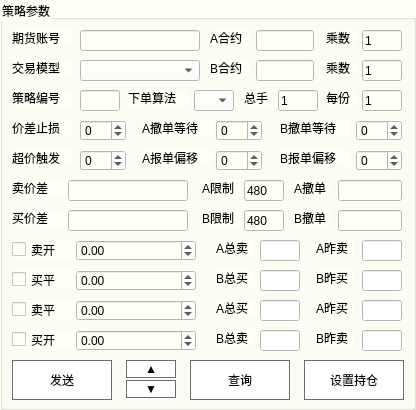
      <widget class="QGroupBox" name="groupBox_trade_args">
       <property name="sizePolicy">
        <sizepolicy hsizetype="Maximum" vsizetype="Minimum">
         <horstretch>6</horstretch>
         <verstretch>0</verstretch>
        </sizepolicy>
       </property>
       <property name="minimumSize">
        <size>
         <width>416</width>
         <height>410</height>
        </size>
       </property>
       <property name="styleSheet">
        <string notr="true">background-color: rgb(255, 255, 245);
</string>
       </property>
       <property name="title">
        <string>策略参数</string>
       </property>
       <property name="flat">
        <bool>false</bool>
       </property>
       <property name="checkable">
        <bool>false</bool>
       </property>
       <widget class="QLabel" name="label_kongtoujiacha">
        <property name="geometry">
         <rect>
          <x>12</x>
          <y>180</y>
          <width>60</width>
          <height>16</height>
         </rect>
        </property>
        <property name="text">
         <string>卖价差</string>
        </property>
       </widget>
       <widget class="QLabel" name="label_qihuozhanghao">
        <property name="geometry">
         <rect>
          <x>12</x>
          <y>30</y>
          <width>60</width>
          <height>16</height>
         </rect>
        </property>
        <property name="text">
         <string>期货账号</string>
        </property>
       </widget>
       <widget class="QLabel" name="label_jiaoyimoxing">
        <property name="geometry">
         <rect>
          <x>12</x>
          <y>60</y>
          <width>60</width>
          <height>16</height>
         </rect>
        </property>
        <property name="text">
         <string>交易模型</string>
        </property>
       </widget>
       <widget class="QLabel" name="label_chaojiachufa">
        <property name="geometry">
         <rect>
          <x>12</x>
          <y>150</y>
          <width>60</width>
          <height>16</height>
         </rect>
        </property>
        <property name="text">
         <string>超价触发</string>
        </property>
       </widget>
       <widget class="QLabel" name="label_duotoujiacha">
        <property name="geometry">
         <rect>
          <x>12</x>
          <y>210</y>
          <width>60</width>
          <height>16</height>
         </rect>
        </property>
        <property name="text">
         <string>买价差</string>
        </property>
       </widget>
       <widget class="QCheckBox" name="checkBox_kongtoukai">
        <property name="geometry">
         <rect>
          <x>12</x>
          <y>240</y>
          <width>72</width>
          <height>19</height>
         </rect>
        </property>
        <property name="text">
         <string>卖开</string>
        </property>
       </widget>
       <widget class="QCheckBox" name="checkBox_duotouping">
        <property name="geometry">
         <rect>
          <x>12</x>
          <y>300</y>
          <width>72</width>
          <height>19</height>
         </rect>
        </property>
        <property name="text">
         <string>卖平</string>
        </property>
       </widget>
       <widget class="QCheckBox" name="checkBox_duotoukai">
        <property name="geometry">
         <rect>
          <x>12</x>
          <y>330</y>
          <width>72</width>
          <height>19</height>
         </rect>
        </property>
        <property name="text">
         <string>买开</string>
        </property>
       </widget>
       <widget class="QLabel" name="label_zongshou">
        <property name="geometry">
         <rect>
          <x>244</x>
          <y>90</y>
          <width>30</width>
          <height>16</height>
         </rect>
        </property>
        <property name="text">
         <string>总手</string>
        </property>
       </widget>
       <widget class="QComboBox" name="comboBox_jiaoyimoxing">
        <property name="geometry">
         <rect>
          <x>80</x>
          <y>60</y>
          <width>120</width>
          <height>21</height>
         </rect>
        </property>
       </widget>
       <widget class="QCheckBox" name="checkBox_kongtouping">
        <property name="geometry">
         <rect>
          <x>12</x>
          <y>270</y>
          <width>72</width>
          <height>19</height>
         </rect>
        </property>
        <property name="text">
         <string>买平</string>
        </property>
       </widget>
       <widget class="QLabel" name="label_celuebianhao">
        <property name="geometry">
         <rect>
          <x>12</x>
          <y>90</y>
          <width>60</width>
          <height>16</height>
         </rect>
        </property>
        <property name="text">
         <string>策略编号</string>
        </property>
       </widget>
       <widget class="QLabel" name="label_xiadansuanfa">
        <property name="geometry">
         <rect>
          <x>128</x>
          <y>90</y>
          <width>60</width>
          <height>16</height>
         </rect>
        </property>
        <property name="text">
         <string>下单算法</string>
        </property>
       </widget>
       <widget class="QLabel" name="label_meifen">
        <property name="geometry">
         <rect>
          <x>326</x>
          <y>90</y>
          <width>30</width>
          <height>16</height>
         </rect>
        </property>
        <property name="layoutDirection">
         <enum>Qt::LeftToRight</enum>
        </property>
        <property name="text">
         <string>每份</string>
        </property>
       </widget>
       <widget class="QSpinBox" name="spinBox_rangjia">
        <property name="geometry">
         <rect>
          <x>80</x>
          <y>150</y>
          <width>46</width>
          <height>21</height>
         </rect>
        </property>
        <property name="minimum">
         <number>-999999999</number>
        </property>
        <property name="maximum">
         <number>999999999</number>
        </property>
       </widget>
       <widget class="QLineEdit" name="lineEdit_kongtoujiacha">
        <property name="geometry">
         <rect>
          <x>68</x>
          <y>180</y>
          <width>120</width>
          <height>21</height>
         </rect>
        </property>
        <property name="styleSheet">
         <string notr="true"/>
        </property>
        <property name="text">
         <string/>
        </property>
       </widget>
       <widget class="QLineEdit" name="lineEdit_duotoujiacha">
        <property name="geometry">
         <rect>
          <x>68</x>
          <y>210</y>
          <width>120</width>
          <height>21</height>
         </rect>
        </property>
        <property name="text">
         <string/>
        </property>
       </widget>
       <widget class="QDoubleSpinBox" name="doubleSpinBox_kongtoukai">
        <property name="geometry">
         <rect>
          <x>76</x>
          <y>240</y>
          <width>120</width>
          <height>21</height>
         </rect>
        </property>
        <property name="sizePolicy">
         <sizepolicy hsizetype="Minimum" vsizetype="Fixed">
          <horstretch>0</horstretch>
          <verstretch>0</verstretch>
         </sizepolicy>
        </property>
        <property name="baseSize">
         <size>
          <width>0</width>
          <height>0</height>
         </size>
        </property>
        <property name="minimum">
         <double>-99999999.000000000000000</double>
        </property>
        <property name="maximum">
         <double>99999999.000000000000000</double>
        </property>
        <property name="value">
         <double>0.000000000000000</double>
        </property>
       </widget>
       <widget class="QDoubleSpinBox" name="doubleSpinBox_kongtouping">
        <property name="geometry">
         <rect>
          <x>76</x>
          <y>270</y>
          <width>120</width>
          <height>21</height>
         </rect>
        </property>
        <property name="minimum">
         <double>-99999999.000000000000000</double>
        </property>
        <property name="maximum">
         <double>99999999.000000000000000</double>
        </property>
        <property name="value">
         <double>0.000000000000000</double>
        </property>
       </widget>
       <widget class="QDoubleSpinBox" name="doubleSpinBox_duotouping">
        <property name="geometry">
         <rect>
          <x>76</x>
          <y>300</y>
          <width>120</width>
          <height>21</height>
         </rect>
        </property>
        <property name="minimum">
         <double>-99999999.000000000000000</double>
        </property>
        <property name="maximum">
         <double>99999999.000000000000000</double>
        </property>
        <property name="value">
         <double>0.000000000000000</double>
        </property>
       </widget>
       <widget class="QDoubleSpinBox" name="doubleSpinBox_duotoukai">
        <property name="geometry">
         <rect>
          <x>76</x>
          <y>330</y>
          <width>120</width>
          <height>21</height>
         </rect>
        </property>
        <property name="minimum">
         <double>-99999999.000000000000000</double>
        </property>
        <property name="maximum">
         <double>99999999.000000000000000</double>
        </property>
        <property name="value">
         <double>0.000000000000000</double>
        </property>
       </widget>
       <widget class="QLabel" name="label_Adengdai">
        <property name="geometry">
         <rect>
          <x>142</x>
          <y>120</y>
          <width>70</width>
          <height>16</height>
         </rect>
        </property>
        <property name="text">
         <string>A撤单等待</string>
        </property>
       </widget>
       <widget class="QSpinBox" name="spinBox_Adengdai">
        <property name="geometry">
         <rect>
          <x>216</x>
          <y>120</y>
          <width>46</width>
          <height>21</height>
         </rect>
        </property>
        <property name="minimum">
         <number>-999999999</number>
        </property>
        <property name="maximum">
         <number>999999999</number>
        </property>
       </widget>
       <widget class="QLabel" name="label_Bdengdai">
        <property name="geometry">
         <rect>
          <x>280</x>
          <y>120</y>
          <width>70</width>
          <height>16</height>
         </rect>
        </property>
        <property name="text">
         <string>B撤单等待</string>
        </property>
       </widget>
       <widget class="QSpinBox" name="spinBox_Bdengdai">
        <property name="geometry">
         <rect>
          <x>356</x>
          <y>120</y>
          <width>46</width>
          <height>21</height>
         </rect>
        </property>
        <property name="minimum">
         <number>-999999999</number>
        </property>
        <property name="maximum">
         <number>999999999</number>
        </property>
       </widget>
       <widget class="QLabel" name="label_Azongsell">
        <property name="geometry">
         <rect>
          <x>216</x>
          <y>240</y>
          <width>38</width>
          <height>16</height>
         </rect>
        </property>
        <property name="text">
         <string>A总卖</string>
        </property>
       </widget>
       <widget class="QLineEdit" name="lineEdit_Azongsell">
        <property name="enabled">
         <bool>true</bool>
        </property>
        <property name="geometry">
         <rect>
          <x>260</x>
          <y>240</y>
          <width>40</width>
          <height>21</height>
         </rect>
        </property>
        <property name="font">
         <font>
          <weight>50</weight>
          <bold>false</bold>
         </font>
        </property>
        <property name="styleSheet">
         <string notr="true">color: rgb(0, 0, 0);
background-color: rgb(255, 255, 255);</string>
        </property>
        <property name="text">
         <string/>
        </property>
        <property name="readOnly">
         <bool>true</bool>
        </property>
       </widget>
       <widget class="QLabel" name="label_Bzongbuy">
        <property name="geometry">
         <rect>
          <x>216</x>
          <y>270</y>
          <width>38</width>
          <height>16</height>
         </rect>
        </property>
        <property name="text">
         <string>B总买</string>
        </property>
       </widget>
       <widget class="QLineEdit" name="lineEdit_Bzongbuy">
        <property name="enabled">
         <bool>true</bool>
        </property>
        <property name="geometry">
         <rect>
          <x>260</x>
          <y>270</y>
          <width>40</width>
          <height>21</height>
         </rect>
        </property>
        <property name="styleSheet">
         <string notr="true">color: rgb(0, 0, 0);
background-color: rgb(255, 255, 255);</string>
        </property>
        <property name="text">
         <string/>
        </property>
        <property name="readOnly">
         <bool>true</bool>
        </property>
       </widget>
       <widget class="QLabel" name="label_Azongbuy">
        <property name="geometry">
         <rect>
          <x>216</x>
          <y>300</y>
          <width>38</width>
          <height>16</height>
         </rect>
        </property>
        <property name="text">
         <string>A总买</string>
        </property>
       </widget>
       <widget class="QLineEdit" name="lineEdit_Azongbuy">
        <property name="enabled">
         <bool>true</bool>
        </property>
        <property name="geometry">
         <rect>
          <x>260</x>
          <y>300</y>
          <width>40</width>
          <height>21</height>
         </rect>
        </property>
        <property name="styleSheet">
         <string notr="true">color: rgb(0, 0, 0);
background-color: rgb(255, 255, 255);</string>
        </property>
        <property name="text">
         <string/>
        </property>
        <property name="readOnly">
         <bool>true</bool>
        </property>
       </widget>
       <widget class="QLabel" name="label_Bzongsell">
        <property name="geometry">
         <rect>
          <x>216</x>
          <y>330</y>
          <width>38</width>
          <height>16</height>
         </rect>
        </property>
        <property name="text">
         <string>B总卖</string>
        </property>
       </widget>
       <widget class="QLineEdit" name="lineEdit_Bzongsell">
        <property name="enabled">
         <bool>true</bool>
        </property>
        <property name="geometry">
         <rect>
          <x>260</x>
          <y>330</y>
          <width>40</width>
          <height>21</height>
         </rect>
        </property>
        <property name="styleSheet">
         <string notr="true">color: rgb(0, 0, 0);
background-color: rgb(255, 255, 255);</string>
        </property>
        <property name="text">
         <string/>
        </property>
        <property name="readOnly">
         <bool>true</bool>
        </property>
       </widget>
       <widget class="QLabel" name="label_Achedanxianzhi">
        <property name="geometry">
         <rect>
          <x>202</x>
          <y>180</y>
          <width>39</width>
          <height>16</height>
         </rect>
        </property>
        <property name="text">
         <string>A限制</string>
        </property>
       </widget>
       <widget class="QLineEdit" name="lineEdit_Achedanxianzhi">
        <property name="geometry">
         <rect>
          <x>244</x>
          <y>180</y>
          <width>40</width>
          <height>21</height>
         </rect>
        </property>
        <property name="text">
         <string>480</string>
        </property>
       </widget>
       <widget class="QLabel" name="label_Achedan">
        <property name="geometry">
         <rect>
          <x>294</x>
          <y>180</y>
          <width>37</width>
          <height>16</height>
         </rect>
        </property>
        <property name="text">
         <string>A撤单</string>
        </property>
       </widget>
       <widget class="QLineEdit" name="lineEdit_Achedan">
        <property name="geometry">
         <rect>
          <x>338</x>
          <y>180</y>
          <width>64</width>
          <height>21</height>
         </rect>
        </property>
        <property name="styleSheet">
         <string notr="true"/>
        </property>
        <property name="text">
         <string/>
        </property>
       </widget>
       <widget class="QLabel" name="label_Bchedan">
        <property name="geometry">
         <rect>
          <x>294</x>
          <y>210</y>
          <width>37</width>
          <height>16</height>
         </rect>
        </property>
        <property name="text">
         <string>B撤单</string>
        </property>
       </widget>
       <widget class="QLineEdit" name="lineEdit_Bchedan">
        <property name="geometry">
         <rect>
          <x>338</x>
          <y>210</y>
          <width>64</width>
          <height>21</height>
         </rect>
        </property>
        <property name="text">
         <string/>
        </property>
       </widget>
       <widget class="QLabel" name="label_Ajinsell">
        <property name="geometry">
         <rect>
          <x>316</x>
          <y>240</y>
          <width>38</width>
          <height>16</height>
         </rect>
        </property>
        <property name="text">
         <string>A昨卖</string>
        </property>
       </widget>
       <widget class="QLineEdit" name="lineEdit_Azuosell">
        <property name="enabled">
         <bool>true</bool>
        </property>
        <property name="geometry">
         <rect>
          <x>362</x>
          <y>240</y>
          <width>40</width>
          <height>21</height>
         </rect>
        </property>
        <property name="sizePolicy">
         <sizepolicy hsizetype="Expanding" vsizetype="Fixed">
          <horstretch>0</horstretch>
          <verstretch>0</verstretch>
         </sizepolicy>
        </property>
        <property name="styleSheet">
         <string notr="true">color: rgb(0, 0, 0);
background-color: rgb(255, 255, 255);</string>
        </property>
        <property name="text">
         <string/>
        </property>
        <property name="readOnly">
         <bool>true</bool>
        </property>
       </widget>
       <widget class="QLabel" name="label_Bjinbuy">
        <property name="geometry">
         <rect>
          <x>316</x>
          <y>270</y>
          <width>38</width>
          <height>16</height>
         </rect>
        </property>
        <property name="text">
         <string>B昨买</string>
        </property>
       </widget>
       <widget class="QLineEdit" name="lineEdit_Bzuobuy">
        <property name="enabled">
         <bool>true</bool>
        </property>
        <property name="geometry">
         <rect>
          <x>362</x>
          <y>270</y>
          <width>40</width>
          <height>21</height>
         </rect>
        </property>
        <property name="sizePolicy">
         <sizepolicy hsizetype="Expanding" vsizetype="Fixed">
          <horstretch>0</horstretch>
          <verstretch>0</verstretch>
         </sizepolicy>
        </property>
        <property name="styleSheet">
         <string notr="true">color: rgb(0, 0, 0);
background-color: rgb(255, 255, 255);</string>
        </property>
        <property name="text">
         <string/>
        </property>
        <property name="readOnly">
         <bool>true</bool>
        </property>
       </widget>
       <widget class="QLabel" name="label_Ajinbuy">
        <property name="geometry">
         <rect>
          <x>316</x>
          <y>300</y>
          <width>38</width>
          <height>16</height>
         </rect>
        </property>
        <property name="text">
         <string>A昨买</string>
        </property>
       </widget>
       <widget class="QLineEdit" name="lineEdit_Azuobuy">
        <property name="enabled">
         <bool>true</bool>
        </property>
        <property name="geometry">
         <rect>
          <x>362</x>
          <y>300</y>
          <width>40</width>
          <height>21</height>
         </rect>
        </property>
        <property name="sizePolicy">
         <sizepolicy hsizetype="Expanding" vsizetype="Fixed">
          <horstretch>0</horstretch>
          <verstretch>0</verstretch>
         </sizepolicy>
        </property>
        <property name="styleSheet">
         <string notr="true">color: rgb(0, 0, 0);
background-color: rgb(255, 255, 255);</string>
        </property>
        <property name="text">
         <string/>
        </property>
        <property name="readOnly">
         <bool>true</bool>
        </property>
       </widget>
       <widget class="QLabel" name="label_Bjinsell">
        <property name="geometry">
         <rect>
          <x>316</x>
          <y>330</y>
          <width>38</width>
          <height>16</height>
         </rect>
        </property>
        <property name="text">
         <string>B昨卖</string>
        </property>
       </widget>
       <widget class="QLineEdit" name="lineEdit_Bzuosell">
        <property name="enabled">
         <bool>true</bool>
        </property>
        <property name="geometry">
         <rect>
          <x>362</x>
          <y>330</y>
          <width>40</width>
          <height>21</height>
         </rect>
        </property>
        <property name="styleSheet">
         <string notr="true">color: rgb(0, 0, 0);
background-color: rgb(255, 255, 255);</string>
        </property>
        <property name="text">
         <string/>
        </property>
        <property name="readOnly">
         <bool>true</bool>
        </property>
       </widget>
       <widget class="QPushButton" name="pushButton_liandongjia">
        <property name="geometry">
         <rect>
          <x>126</x>
          <y>360</y>
          <width>50</width>
          <height>18</height>
         </rect>
        </property>
        <property name="styleSheet">
         <string notr="true">QPushButton{
	font: 100 10pt &quot;微软雅黑&quot;;
	background-color: rgb(255, 255, 255);
	border: 1px solid #6D6D6D;
	color: rgb(0, 0, 0);
}

QPushButton::pressed{
	background-color: rgb(109, 109, 109);
	color: rgb(255, 255, 255);
}</string>
        </property>
        <property name="text">
         <string>▲</string>
        </property>
       </widget>
       <widget class="QPushButton" name="pushButton_liandongjian">
        <property name="geometry">
         <rect>
          <x>126</x>
          <y>380</y>
          <width>50</width>
          <height>18</height>
         </rect>
        </property>
        <property name="styleSheet">
         <string notr="true">QPushButton{
	font: 100 10pt &quot;微软雅黑&quot;;
	background-color: rgb(255, 255, 255);
	border: 1px solid #6D6D6D;
	color: rgb(0, 0, 0);
}

QPushButton::pressed{
	background-color: rgb(109, 109, 109);
	color: rgb(255, 255, 255);
}</string>
        </property>
        <property name="text">
         <string>▼</string>
        </property>
       </widget>
       <widget class="QLabel" name="label_zhisun">
        <property name="geometry">
         <rect>
          <x>12</x>
          <y>120</y>
          <width>60</width>
          <height>16</height>
         </rect>
        </property>
        <property name="text">
         <string>价差止损</string>
        </property>
       </widget>
       <widget class="QSpinBox" name="spinBox_zhisun">
        <property name="geometry">
         <rect>
          <x>80</x>
          <y>120</y>
          <width>46</width>
          <height>21</height>
         </rect>
        </property>
        <property name="minimum">
         <number>-999999999</number>
        </property>
        <property name="maximum">
         <number>999999999</number>
        </property>
       </widget>
       <widget class="QPushButton" name="pushButton_set_strategy">
        <property name="enabled">
         <bool>true</bool>
        </property>
        <property name="geometry">
         <rect>
          <x>12</x>
          <y>360</y>
          <width>100</width>
          <height>40</height>
         </rect>
        </property>
        <property name="sizePolicy">
         <sizepolicy hsizetype="Minimum" vsizetype="Fixed">
          <horstretch>0</horstretch>
          <verstretch>0</verstretch>
         </sizepolicy>
        </property>
        <property name="styleSheet">
         <string notr="true">QPushButton{
	font: 100 10pt &quot;微软雅黑&quot;;
	background-color: rgb(255, 255, 255);
	border: 1px solid #6D6D6D;
	color: rgb(0, 0, 0);
}

QPushButton::pressed{
	background-color: rgb(109, 109, 109);
	color: rgb(255, 255, 255);
}</string>
        </property>
        <property name="text">
         <string>发送</string>
        </property>
       </widget>
       <widget class="QPushButton" name="pushButton_query_strategy">
        <property name="enabled">
         <bool>true</bool>
        </property>
        <property name="geometry">
         <rect>
          <x>190</x>
          <y>360</y>
          <width>100</width>
          <height>40</height>
         </rect>
        </property>
        <property name="sizePolicy">
         <sizepolicy hsizetype="Minimum" vsizetype="Fixed">
          <horstretch>0</horstretch>
          <verstretch>0</verstretch>
         </sizepolicy>
        </property>
        <property name="styleSheet">
         <string notr="true">QPushButton{
	font: 100 10pt &quot;微软雅黑&quot;;
	background-color: rgb(255, 255, 255);
	border: 1px solid #6D6D6D;
	color: rgb(0, 0, 0);
}

QPushButton::pressed{
	background-color: rgb(109, 109, 109);
	color: rgb(255, 255, 255);
}</string>
        </property>
        <property name="text">
         <string>查询</string>
        </property>
        <property name="checkable">
         <bool>false</bool>
        </property>
       </widget>
       <widget class="QComboBox" name="comboBox_xiadansuanfa">
        <property name="geometry">
         <rect>
          <x>194</x>
          <y>90</y>
          <width>40</width>
          <height>21</height>
         </rect>
        </property>
        <property name="editable">
         <bool>false</bool>
        </property>
       </widget>
       <widget class="QLabel" name="label_Bchedanxianzhi">
        <property name="geometry">
         <rect>
          <x>202</x>
          <y>210</y>
          <width>39</width>
          <height>16</height>
         </rect>
        </property>
        <property name="text">
         <string>B限制</string>
        </property>
       </widget>
       <widget class="QLineEdit" name="lineEdit_Bchedanxianzhi">
        <property name="geometry">
         <rect>
          <x>244</x>
          <y>210</y>
          <width>40</width>
          <height>21</height>
         </rect>
        </property>
        <property name="text">
         <string>480</string>
        </property>
       </widget>
       <widget class="QLineEdit" name="lineEdit_zongshou">
        <property name="geometry">
         <rect>
          <x>278</x>
          <y>90</y>
          <width>40</width>
          <height>21</height>
         </rect>
        </property>
        <property name="text">
         <string>1</string>
        </property>
       </widget>
       <widget class="QLineEdit" name="lineEdit_meifen">
        <property name="geometry">
         <rect>
          <x>362</x>
          <y>90</y>
          <width>40</width>
          <height>21</height>
         </rect>
        </property>
        <property name="text">
         <string>1</string>
        </property>
       </widget>
       <widget class="QPushButton" name="pushButton_set_position">
        <property name="enabled">
         <bool>true</bool>
        </property>
        <property name="geometry">
         <rect>
          <x>304</x>
          <y>360</y>
          <width>100</width>
          <height>40</height>
         </rect>
        </property>
        <property name="sizePolicy">
         <sizepolicy hsizetype="Minimum" vsizetype="Fixed">
          <horstretch>0</horstretch>
          <verstretch>0</verstretch>
         </sizepolicy>
        </property>
        <property name="styleSheet">
         <string notr="true">QPushButton{
	font: 100 10pt &quot;微软雅黑&quot;;
	background-color: rgb(255, 255, 255);
	border: 1px solid #6D6D6D;
	color: rgb(0, 0, 0);
}

QPushButton::pressed{
	background-color: rgb(109, 109, 109);
	color: rgb(255, 255, 255);
}</string>
        </property>
        <property name="text">
         <string>设置持仓</string>
        </property>
       </widget>
       <widget class="QLineEdit" name="lineEdit_qihuozhanghao">
        <property name="enabled">
         <bool>true</bool>
        </property>
        <property name="geometry">
         <rect>
          <x>80</x>
          <y>30</y>
          <width>120</width>
          <height>21</height>
         </rect>
        </property>
        <property name="styleSheet">
         <string notr="true">color: rgb(0, 0, 0);</string>
        </property>
        <property name="text">
         <string/>
        </property>
        <property name="readOnly">
         <bool>true</bool>
        </property>
       </widget>
       <widget class="QLineEdit" name="lineEdit_celuebianhao">
        <property name="enabled">
         <bool>true</bool>
        </property>
        <property name="geometry">
         <rect>
          <x>80</x>
          <y>90</y>
          <width>40</width>
          <height>21</height>
         </rect>
        </property>
        <property name="styleSheet">
         <string notr="true">color: rgb(0, 0, 0);</string>
        </property>
        <property name="text">
         <string/>
        </property>
        <property name="readOnly">
         <bool>true</bool>
        </property>
       </widget>
       <widget class="QLabel" name="label_Bbaodanpianyi">
        <property name="geometry">
         <rect>
          <x>280</x>
          <y>150</y>
          <width>70</width>
          <height>16</height>
         </rect>
        </property>
        <property name="text">
         <string>B报单偏移</string>
        </property>
       </widget>
       <widget class="QSpinBox" name="spinBox_Bbaodanpianyi">
        <property name="geometry">
         <rect>
          <x>356</x>
          <y>150</y>
          <width>46</width>
          <height>21</height>
         </rect>
        </property>
        <property name="minimum">
         <number>-999999999</number>
        </property>
        <property name="maximum">
         <number>999999999</number>
        </property>
       </widget>
       <widget class="QLabel" name="label_Abaodanpianyi">
        <property name="geometry">
         <rect>
          <x>142</x>
          <y>150</y>
          <width>70</width>
          <height>16</height>
         </rect>
        </property>
        <property name="text">
         <string>A报单偏移</string>
        </property>
       </widget>
       <widget class="QSpinBox" name="spinBox_Abaodanpianyi">
        <property name="geometry">
         <rect>
          <x>216</x>
          <y>150</y>
          <width>46</width>
          <height>21</height>
         </rect>
        </property>
        <property name="minimum">
         <number>-999999999</number>
        </property>
        <property name="maximum">
         <number>999999999</number>
        </property>
       </widget>
       <widget class="QLabel" name="label_Aheyue">
        <property name="geometry">
         <rect>
          <x>210</x>
          <y>30</y>
          <width>40</width>
          <height>16</height>
         </rect>
        </property>
        <property name="text">
         <string>A合约</string>
        </property>
       </widget>
       <widget class="QLineEdit" name="lineEdit_Aheyue">
        <property name="geometry">
         <rect>
          <x>256</x>
          <y>30</y>
          <width>58</width>
          <height>21</height>
         </rect>
        </property>
        <property name="text">
         <string/>
        </property>
       </widget>
       <widget class="QLabel" name="label_Achengshu">
        <property name="geometry">
         <rect>
          <x>326</x>
          <y>30</y>
          <width>30</width>
          <height>16</height>
         </rect>
        </property>
        <property name="layoutDirection">
         <enum>Qt::LeftToRight</enum>
        </property>
        <property name="text">
         <string>乘数</string>
        </property>
       </widget>
       <widget class="QLineEdit" name="lineEdit_Achengshu">
        <property name="geometry">
         <rect>
          <x>362</x>
          <y>30</y>
          <width>40</width>
          <height>21</height>
         </rect>
        </property>
        <property name="text">
         <string>1</string>
        </property>
       </widget>
       <widget class="QLineEdit" name="lineEdit_Bheyue">
        <property name="geometry">
         <rect>
          <x>256</x>
          <y>60</y>
          <width>58</width>
          <height>21</height>
         </rect>
        </property>
        <property name="text">
         <string/>
        </property>
       </widget>
       <widget class="QLineEdit" name="lineEdit_Bchengshu">
        <property name="geometry">
         <rect>
          <x>362</x>
          <y>60</y>
          <width>40</width>
          <height>21</height>
         </rect>
        </property>
        <property name="text">
         <string>1</string>
        </property>
       </widget>
       <widget class="QLabel" name="label_Bheyue">
        <property name="geometry">
         <rect>
          <x>210</x>
          <y>60</y>
          <width>40</width>
          <height>16</height>
         </rect>
        </property>
        <property name="text">
         <string>B合约</string>
        </property>
       </widget>
       <widget class="QLabel" name="label_Bchengshu">
        <property name="geometry">
         <rect>
          <x>326</x>
          <y>60</y>
          <width>30</width>
          <height>16</height>
         </rect>
        </property>
        <property name="layoutDirection">
         <enum>Qt::LeftToRight</enum>
        </property>
        <property name="text">
         <string>乘数</string>
        </property>
       </widget>
      </widget>
